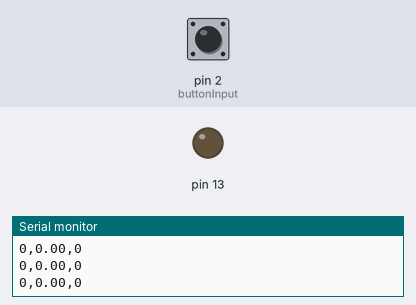
Simulated run of this sketch. Board: Arduino Uno, built with avr-gcc and run on an emulated ATmega328P. Shown: output pins drawn as LEDs (lit = HIGH), the last lines printed to the serial monitor. Inputs (shaded band) come from the test bench; at power-on: pin 2 (buttonInput) LOW.

Above: at 1.2 s.
1.3 s: pin 2 (buttonInput) pulled HIGH for 1 s
At 2.7 s:
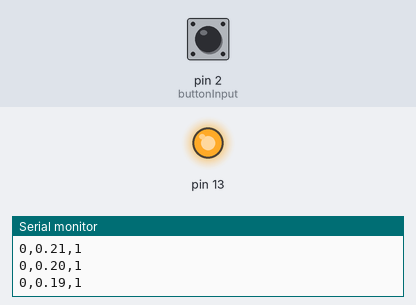
4.4 s: pin 2 (buttonInput) pulled HIGH for 3.2 s
At 8.8 s:
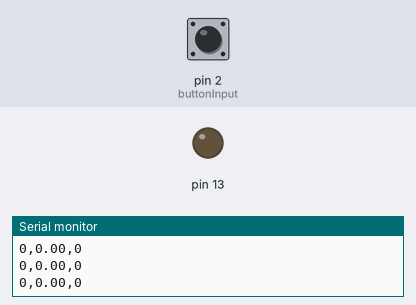
Timing chart, 0 to 10.3 s (numbered marks = the images above; inputs shaded):
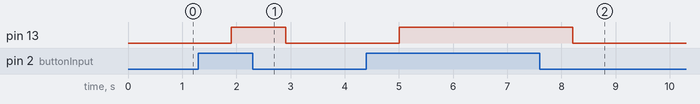

Measured:
- after the input at 1.3 s, pin 13: LOW → HIGH after 0.61 s, → LOW 1.0 s later
- after the input at 4.4 s, pin 13: LOW → HIGH after 0.61 s, → LOW 3.2 s later

The sketch:

finite_filter.ino
```cpp
int buttonInput 			= 2;		//  Defines the pin of the digital input
int input_non_filtered 		= 0;
float input_filtered 		= 0;		//	Filtered signal
float input_filtered_prev	= 0;		// 	Filtered signal from previous interation
float alpha 				= 0.05;		//	Filter coefficient.  1 means no filter. As lower the value, more filtered is the signal
int input_state 			= 0;		//  Stores the digital input state


void setup()
{
  Serial.begin(9600);					// Enable serial comm

  pinMode(buttonInput, INPUT);
  pinMode(13, OUTPUT);
}

void loop()
{

  input_non_filtered = digitalRead(buttonInput);	// Read the digital input


  input_filtered = alpha * input_non_filtered + (1-alpha) * input_filtered_prev;

  input_filtered_prev = input_filtered;

  	if(input_filtered >= 0.95){	input_state = 1;	}
  	if(input_filtered <= 0.05){ input_state = 0;    }


  if (input_state == 1) {
    // turn LED on
    digitalWrite(13, HIGH);
  } else {
    // turn LED off
    digitalWrite(13, LOW);
  }


  Serial.print(input_non_filtered);
  Serial.print(",");
  Serial.print(input_filtered);
  Serial.print(",");
  Serial.print(input_state);
  Serial.println();

  delay(1); // Delay a little bit to improve simulation performance
}
```
